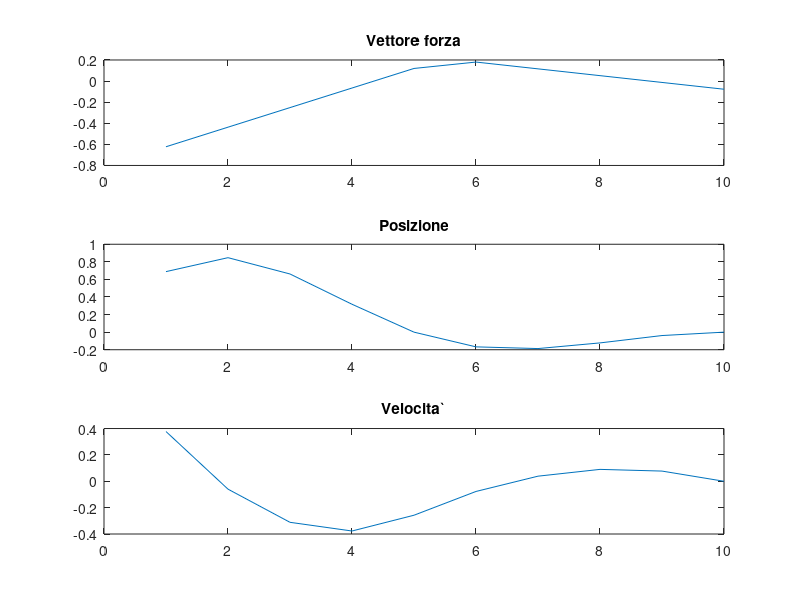
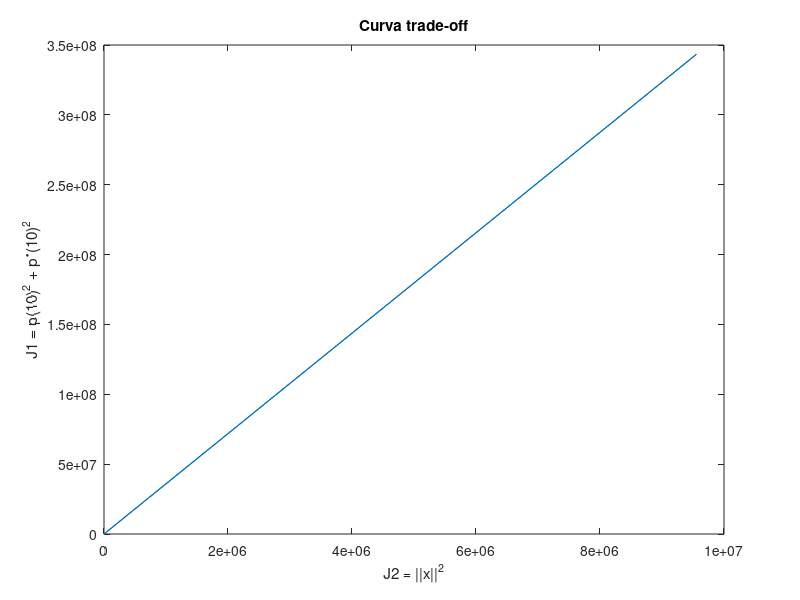

MATLAB code for these plots, in order:
%costruiamo le matrici di interesse

A = [ 
      [9:-1:0] + 0.5; 
      ones(1,10); 
      ([4:-1:0] + 0.5) zeros(1,5); 
    ]; 

b = [10; 1; 5]; 

% la specifica del primo punto e` y = [0;0;0] 
y = [0;0;0] 

 
y_hat = y - b; 

% controlliamo se bassa, rango massimo 
rank(A) == 3; 

xln = A \ y_hat;
xln_pinv = pinv(A) * y_hat; 


%check if x
xln = xln_pinv

%plot force vector position and velocity 

for i=1:10
  
  
  vel(i) = A(2, 1:i) * xln(1:i) + 1;
  ai = [i-0.5:-1:0.5]; 
  pos(i) = ai * xln(1:i) + i ;
end

%plot the position and velocity
subplot(3,1,1)
plot(xln)
title('Vettore forza')

subplot(3,1,2)
plot(pos)
title ('Posizione') 

subplot(3,1,3)
plot(vel)
title('Velocita`')

    
%Secondo punto dell'esercizion 
A2 = [ A(1,:); A(2,:) ] ;
y2 = [-10; -1] 

u = logspace(-4, 4,50); 
for i=1:50
  %vettore f
  f = inv(A2'*A2 + u(i) * I ) * A2' * y2 ;
  %calcolo J1, J2 con il nuovo vettore delle forze
  J1(i) = (norm( A2 * f - y2 ))^2;
  J2(i) = norm(f) ^ 2; 
end

hold on
figure 2
plot(J2, J1); 
title ('Curva trade-off' ) ;
ylabel('J1 = p(10)^2 + p^{\bullet}(10)^2')
xlabel('J2 = ||x||^2')
      
 
